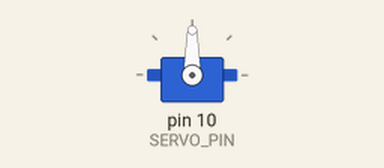
This sketch was run on a simulated Arduino Uno, built with avr-gcc and run on an emulated ATmega328P. On the bench: servo.

Above: at 0.1 s.
At 1.1 s:
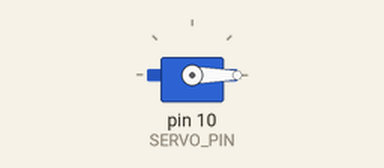
At 20.1 s:
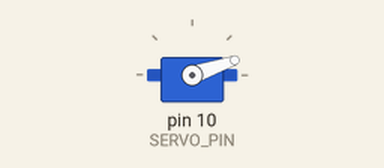
At 39.1 s:
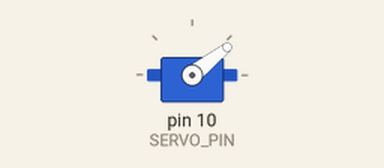
Timing chart, 0 to 40.0 s (numbered marks = the images above):
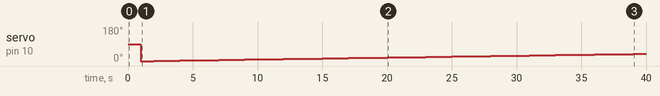

Measured:
- by itself, servo on pin 10 (SERVO_PIN): 90° → 0° at 1.0 s, → 1° 1.0 s later, → 2° 1.0 s later, → 3° 1.0 s later, … (39 changes in this stretch)

The sketch:

servo.ino
```cpp
#include <Servo.h>

#define SERVO_PIN 10

Servo neckController;

int pos = 0;
void setup() {
  // put your setup code here, to run once:
  neckController.attach(SERVO_PIN);
  neckController.write(90);
  delay(1000);
  neckController.detach();
}

void loop() {
  // put your main code here, to run repeatedly:
  neckController.attach(SERVO_PIN);
  for (pos = 0; pos <= 180; pos += 1) {
    // in steps of 1 degree
    neckController.write(pos);
    delay(1000);
  }
  for (pos = 180; pos >= 0; pos -= 1) {
    neckController.write(pos);
    delay(1000);
  }
}
```
